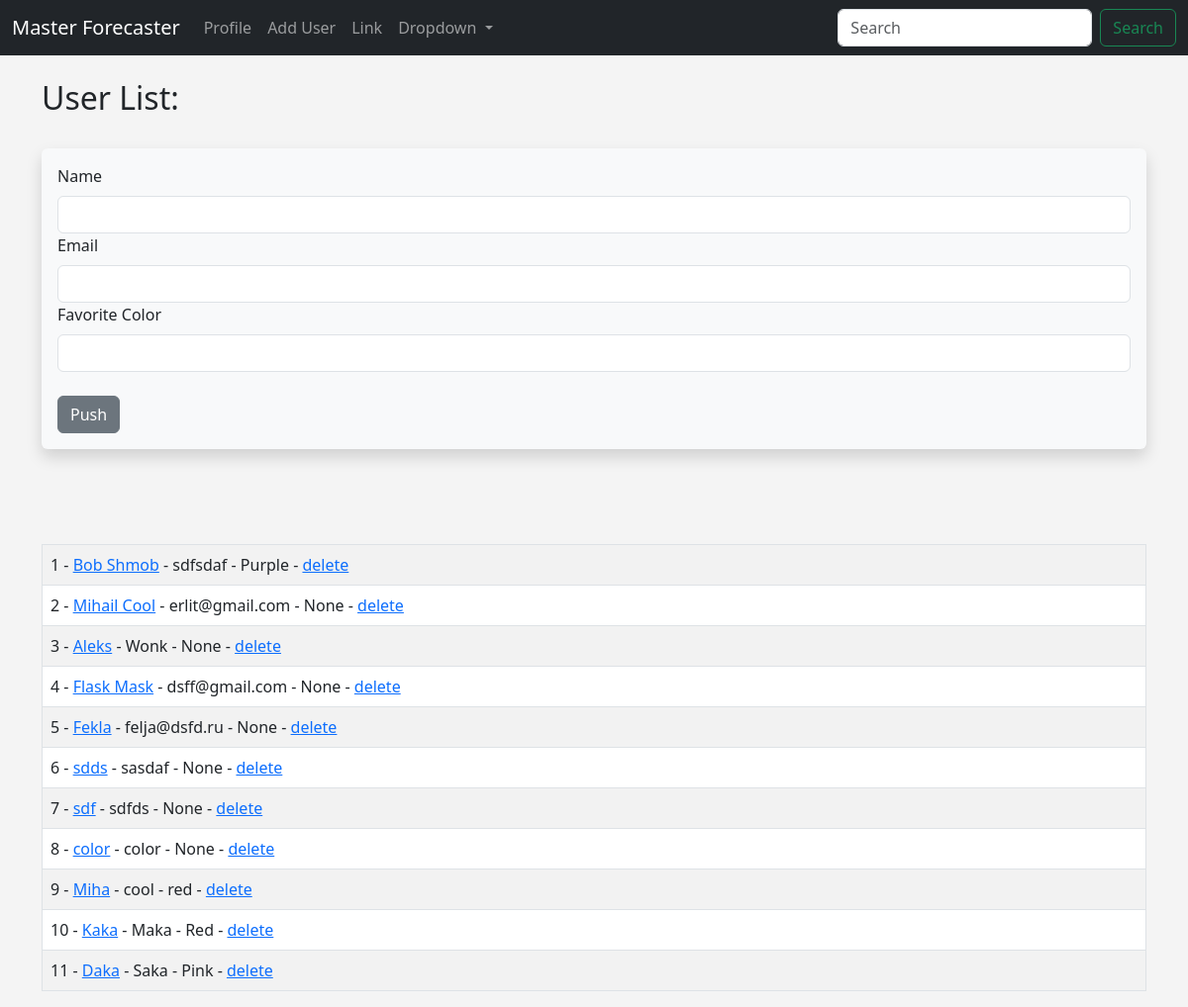
The page /user/add on the database as committed earlier.
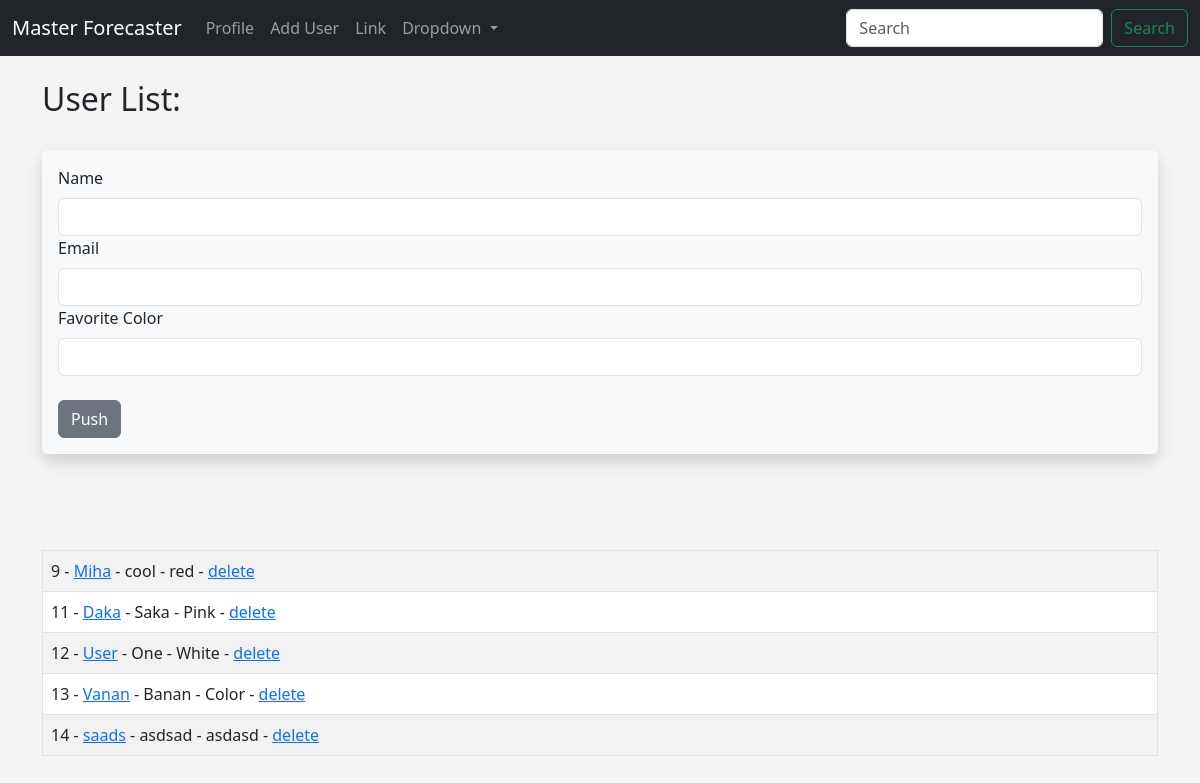
The same page on the database as committed later.
### hello.py (models this page shows, shortened)
class Users(db.Model):
    id = db.Column(db.Integer, primary_key = True)
    name = db.Column(db.String(200), nullable=False)
    email = db.Column(db.String(200), nullable=False, unique=True)
    favorite_color = db.Column(db.String(200))
    date_added = db.Column(db.DateTime, default=datetime.utcnow())

### hello.py (the view, shortened to what this page needs)
@app.route('/user/add', methods = ['GET', 'POST'])
def add_user():
    name = None
    form = UserForm()
    our_users = Users.query.order_by(Users.date_added)
    return render_template('add_user.html', form=form, name=name, our_users=our_users)

### hello.py
class UserForm(FlaskForm):
    name = StringField('Name', validators=[DataRequired()])
    email = StringField('Email', validators=[DataRequired()])
    favorite_color = StringField('Favorite Color')
    submit = SubmitField('Push')

### templates/add_user.html (shortened to what this page needs)
{% extends 'base.html' %}
{% block content %}
    {% if name %}
        <h2>User Added:</h2>
        <br/>
    <table class="table table-hover table-bordered table-striped">
        {% for our_user in our_users %}
        <tr>
        <td>{{ our_user.id }} - <a href="{{ url_for('update', id=our_user.id) }}">{{ our_user.name }}</a> - {{ our_user.email }} - {{ our_user.favorite_color }}<br/></td>
        </tr>
        {% endfor %}
    </table>
{% else %}
    <h2>User List:</h2></br>
    <div class="shadow p-3 mb-5 bg-body-tertiary rounded">
        <form method="POST">
            {{ form.name.label(class="form-label") }}
            {{ form.name(class="form-control") }}
            {{ form.email.label(class="form-label") }}
            {{ form.email(class="form-control") }}
            {{ form.favorite_color.label(class="form-label") }}
            {{ form.favorite_color(class="form-control") }}
            <br/>
            {{ form.submit(class="btn btn-secondary") }}
        </form>
    </div>
    <br/><br/>
    <table class="table table-hover table-bordered table-striped">
        {% for our_user in our_users %}
        <tr>
        <td>{{ our_user.id }} - <a href="{{ url_for('update', id=our_user.id) }}">{{ our_user.name }}</a> -
            {{ our_user.email }} - {{ our_user.favorite_color }} -
            <a href="{{ url_for('delete', id=our_user.id) }}">delete</a><br/></td>
        </tr>
        {% endfor %}
    </table>
{% endif %}
{% endblock %}

### templates/base.html (shortened to what this page needs)
<!doctype html>
<html lang="en">
  <head>
    <link href="https://cdn.jsdelivr.net/npm/bootstrap@5.3.0-alpha1/dist/css/bootstrap.min.css" rel="stylesheet">
    <link href="{{ url_for('static', filename='css/style.css') }}" rel="stylesheet">
  </head>
  <body>
  {% include 'navbar.html' %}
  <br/>
  <div class="container">
    {% block content %}
    {% endblock %}
  </div>
  </body>
</html>

### templates/navbar.html (shortened to what this page needs)
<nav class="navbar navbar-expand-lg navbar-dark bg-dark">
  <div class="container-fluid">
    <a class="navbar-brand" href="{{ url_for('index') }}">Master Forecaster</a>
    <div class="collapse navbar-collapse" id="navbarSupportedContent">
      <ul class="navbar-nav me-auto mb-2 mb-lg-0">
        <li class="nav-item">
          <a class="nav-link" href="{{ url_for('name') }}">Profile</a>
        </li>
        <li class="nav-item">
          <a class="nav-link" href="{{ url_for('add_user') }}">Add User</a>
        </li>
        <li class="nav-item">
          <a class="nav-link" href="{{ url_for('user', name = 'Miha') }}">Link</a>
        </li>
        <li class="nav-item dropdown">
          <a class="nav-link dropdown-toggle" href="#" role="button" data-bs-toggle="dropdown" aria-expanded="false">
            Dropdown
          </a>
        </li>
      </ul>
      <form class="d-flex" role="search">
        <input class="form-control me-2" type="search" placeholder="Search" aria-label="Search">
        <button class="btn btn-outline-success" type="submit">Search</button>
      </form>
    </div>
  </div>
</nav>

### static/css/style.css (style rules this page uses)
body { background: #f4f4f4; }

Rows that differ between the two databases and show on the page:
removed Users: id "1", name "Bob Shmob", email "sdfsdaf", favorite_color "Purple"
removed Users: id "2", name "Mihail Cool", email "erlit@gmail.com", favorite_color "None"
removed Users: id "3", name "Aleks", email "Wonk", favorite_color "None"
removed Users: id "4", name "Flask Mask", email "dsff@gmail.com", favorite_color "None"
removed Users: id "5", name "Fekla", email "felja@dsfd.ru", favorite_color "None"
removed Users: id "6", name "sdds", email "sasdaf", favorite_color "None"
removed Users: id "7", name "sdf", email "sdfds", favorite_color "None"
removed Users: id "8", name "color", email "color", favorite_color "None"
removed Users: id "10", name "Kaka", email "Maka", favorite_color "Red"
added Users: id "12", name "User", email "One", favorite_color "White"
added Users: id "13", name "Vanan", email "Banan", favorite_color "Color"
added Users: id "14", name "saads", email "asdsad", favorite_color "asdasd"
